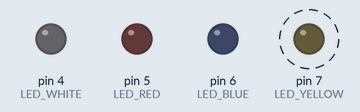
This sketch was run on a simulated Arduino Uno, built with avr-gcc and run on an emulated ATmega328P. Parts: output pins drawn as LEDs (lit = HIGH). Dashed ring = blinking.

Above: at 0.12 s.
Timing chart, 0 to 3.0 s (numbered marks = the images above):
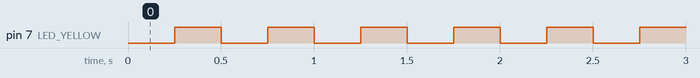

Measured:
- by itself, pin 7 (LED_YELLOW): alternates HIGH for 0.25 s and LOW for 0.25 s

The sketch:

running_lights.ino
```cpp
const int LED_WHITE = 4;
const int LED_RED = 5;
const int LED_BLUE = 6;
const int LED_YELLOW = 7;
const int DELAY = 250;

int Blink(int pin){
  delay(DELAY);
  digitalWrite(pin, HIGH);
  delay(DELAY);
  digitalWrite(pin, LOW);
}

int Blink(int pin, int pin2){
  digitalWrite(pin, HIGH);
  delay(DELAY);
  digitalWrite(pin, LOW);
  digitalWrite(pin2, HIGH);
  //delay(DELAY);
}

void RunningLightLeftRight(){
  for (int i = 4; i < 8; ++i){
//    Blink(i);
      Blink(i, i+1);
  }
}

void RunningLightRightLeft(){
  for (int i = 7; i > 4; --i){
//    Blink(i);
      Blink(i, i-1);
  }
}

void setup() {
  pinMode(LED_YELLOW, OUTPUT);
  pinMode(LED_BLUE, OUTPUT);
  pinMode(LED_RED, OUTPUT);
  pinMode(LED_WHITE, OUTPUT);
}

void loop() {
//  RunningLightLeftRight();/
//  RunningLightRightLeft();/

  while(true){
    Blink(LED_YELLOW);
  }
}
```
